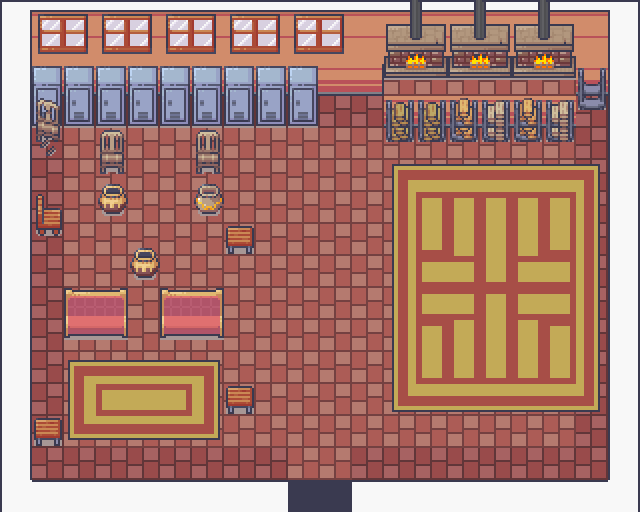

A 2D game scene composited from a Tiled map and its tileset images. What follows is a short description and the map's XML, with each tile layer's data collapsed to a summary:
An orthogonal 20x16 tile map with 32x32 px tiles, 3 tile layers (background, underlay, overlay), 2 tilesets and 46 objects.

<map version="1.5" tiledversion="1.7.2" orientation="orthogonal" renderorder="right-down" width="20" height="16" tilewidth="32" tileheight="32" infinite="0" nextlayerid="11" nextobjectid="49">
 <tileset firstgid="1" source="interiors3.tsx" />
 <tileset firstgid="392" source="interiors2.tsx" />
 <layer id="2" name="background" width="20" height="16">
  <data>[320 cells, 320 non-empty, 14 distinct tile ids]</data>
 </layer>
 <layer id="3" name="underlay" width="20" height="16">
  <data>[320 cells, 155 non-empty, 52 distinct tile ids]</data>
 </layer>
 <layer id="4" name="overlay" width="20" height="16">
  <data>[320 cells, 11 non-empty, 7 distinct tile ids]</data>
 </layer>
 <objectgroup id="5" name="obstacles">
  <object id="1" x="1.33333" y="1.33333" width="28.6667" height="509.333" />
  <object id="2" x="30" y="482" width="257.333" height="28.6667" />
  <object id="3" x="352" y="480.667" width="289.333" height="30.6667" />
  <object id="4" x="608" y="1.33333" width="30.6667" height="483.333" />
  <object id="5" x="11.3333" y="77.3333" width="304.667" height="29.3333" />
  <object id="6" x="284.667" y="56.6667" width="343.333" height="30.6667" />
  <object id="7" x="382.667" y="80" width="192.667" height="38.6667" />
  <object id="8" x="100.667" y="154" width="22" height="46" />
  <object id="9" x="196" y="152.667" width="22.6667" height="7.3333" />
  <object id="10" x="96.6667" y="191.333" width="31.3333" height="16.6667" />
  <object id="11" x="192" y="191.333" width="30" height="13.3333" />
  <object id="12" x="128.667" y="253.333" width="30.6667" height="16" />
  <object id="13" x="226.667" y="227.333" width="24.6667" height="16" />
  <object id="14" x="227.333" y="388" width="25.3333" height="16.6667" />
  <object id="15" x="35.3333" y="418.667" width="24" height="18" />
  <object id="16" x="65.3333" y="304.667" width="60" height="21.3333" />
  <object id="17" x="162" y="304" width="59.3333" height="20.6667" />
  <object id="18" x="37.3333" y="208.667" width="22.6667" height="17.3333" />
  <object id="21" x="24" y="90.6667" width="33.3333" height="38" />
  <object id="24" x="120" y="159.333" width="40" height="32" />
  <object id="26" x="96.6667" y="383.333" width="30.6667" height="33.3333" />
  <object id="28" x="480.667" y="383.333" width="32" height="33.3333" />
  <object id="30" x="286.667" y="158" width="34" height="34" />
  <object id="40" x="416" y="190" width="34" height="34" />
  <object id="41" x="478.667" y="191.333" width="33.3333" height="34" />
  <object id="42" x="543.333" y="191.333" width="32.6667" height="33.3333" />
  <object id="43" x="415.333" y="254" width="33.3333" height="36" />
  <object id="44" x="415.333" y="318.667" width="35.3333" height="34.6667" />
  <object id="45" x="478.667" y="255.333" width="35.3333" height="32" />
  <object id="46" x="542" y="254" width="35.3333" height="34" />
  <object id="47" x="478.667" y="318.667" width="35.3333" height="34" />
  <object id="48" x="544" y="317.333" width="34.6667" height="34.6667" />
 </objectgroup>
 <objectgroup id="6" name="doors">
  <object id="22" x="283.333" y="489.333" width="72.6667" height="14">
   <properties>
    <property name="col" type="int" value="24" />
    <property name="map_name" value="main_island_lounge" />
    <property name="row" type="int" value="3" />
   </properties>
  </object>
 </objectgroup>
 <objectgroup id="7" name="items" />
 <objectgroup id="8" name="npcs">
  <object id="23" x="94" y="126.667" width="98.6667" height="96">
   <properties>
    <property name="npc_col" type="int" value="4" />
    <property name="npc_id" value="0" />
    <property name="npc_row" type="int" value="5" />
    <property name="speech_id" value="0" />
   </properties>
  </object>
  <object id="25" x="66" y="350" width="94" height="96">
   <properties>
    <property name="npc_col" type="int" value="3" />
    <property name="npc_id" value="1" />
    <property name="npc_row" type="int" value="12" />
    <property name="speech_id" value="1" />
   </properties>
  </object>
  <object id="27" x="449.333" y="352" width="95.3333" height="95.3333">
   <properties>
    <property name="npc_col" type="int" value="15" />
    <property name="npc_id" value="2" />
    <property name="npc_row" type="int" value="12" />
    <property name="speech_id" value="2" />
   </properties>
  </object>
  <object id="29" x="254" y="126.667" width="96" height="94">
   <properties>
    <property name="npc_col" type="int" value="9" />
    <property name="npc_id" value="3" />
    <property name="npc_row" type="int" value="5" />
    <property name="speech_id" value="3" />
   </properties>
  </object>
 </objectgroup>
 <objectgroup id="9" name="animated_tiles">
  <object id="31" x="416" y="190" width="33.3333" height="33.3333">
   <properties>
    <property name="animated_tile_id" value="4" />
   </properties>
  </object>
  <object id="32" x="478.667" y="192" width="34" height="33.3333">
   <properties>
    <property name="animated_tile_id" value="5" />
   </properties>
  </object>
  <object id="33" x="543.333" y="191.333" width="32" height="32.6667">
   <properties>
    <property name="animated_tile_id" value="6" />
   </properties>
  </object>
  <object id="34" x="415.333" y="254" width="32.6667" height="34.6667">
   <properties>
    <property name="animated_tile_id" value="7" />
   </properties>
  </object>
  <object id="35" x="479.333" y="255.333" width="34" height="31.3333">
   <properties>
    <property name="animated_tile_id" value="8" />
   </properties>
  </object>
  <object id="36" x="542.667" y="254.667" width="34" height="32.6667">
   <properties>
    <property name="animated_tile_id" value="5" />
   </properties>
  </object>
  <object id="37" x="414.667" y="318" width="36" height="36">
   <properties>
    <property name="animated_tile_id" value="4" />
   </properties>
  </object>
  <object id="38" x="478.667" y="318" width="34.6667" height="35.3333">
   <properties>
    <property name="animated_tile_id" value="6" />
   </properties>
  </object>
  <object id="39" x="544" y="316.667" width="34" height="36.6667">
   <properties>
    <property name="animated_tile_id" value="7" />
   </properties>
  </object>
 </objectgroup>
 <objectgroup id="10" name="games" />
</map>
